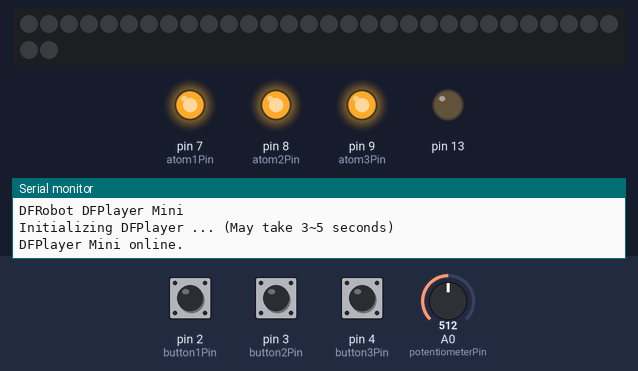
Simulated run of this sketch. Board: Arduino Mega 2560, built with avr-gcc and run on an emulated ATmega2560. On the bench: 32 RGB LEDs in strip order, left to right, continuing on the next row, output pins drawn as LEDs (lit = HIGH), the last lines printed to the serial monitor. The inputs (shaded band) are chosen by the test bench; at power-on: pin 2 (button1Pin) HIGH, pin 3 (button2Pin) HIGH, pin 4 (button3Pin) HIGH, A0 (potentiometerPin) = 512. Random numbers use the default seed unless the sketch sets one; the audio player accepts every command and is not drawn.

Above: at 1.7 s.
1.8 s: pin 2 (button1Pin) pulled LOW for 1 s
At 2.9 s:
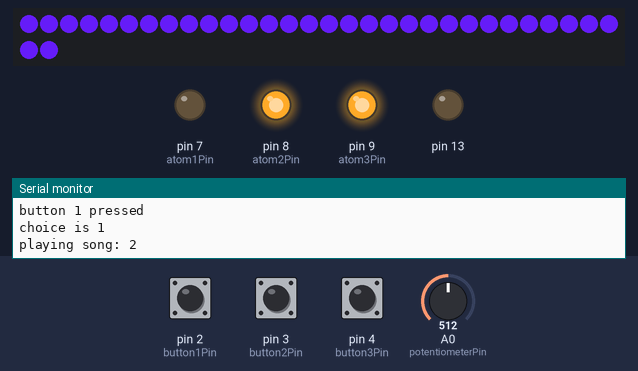
4.3 s: pin 3 (button2Pin) pulled LOW for 1 s
At 5.6 s:
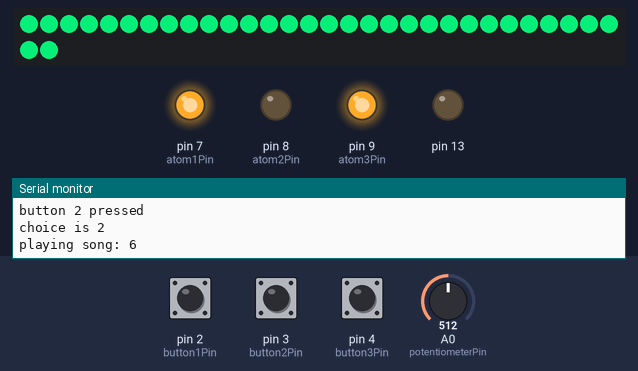
6.8 s: pin 4 (button3Pin) pulled LOW for 1 s
At 8.9 s:
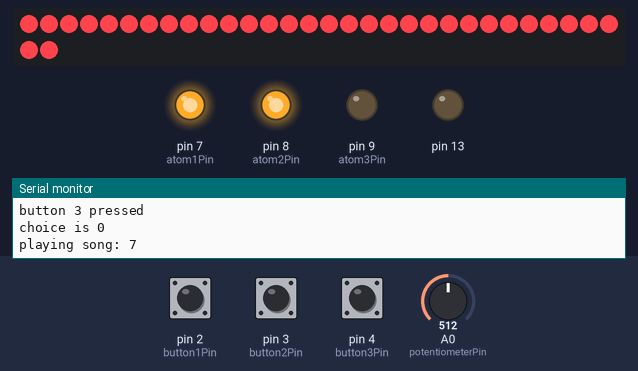
9.3 s: A0 (potentiometerPin) set to 20
11.0 s: A0 (potentiometerPin) set to 122
13.0 s: pin 2 (button1Pin) pulled LOW for 1 s
At 14.8 s:
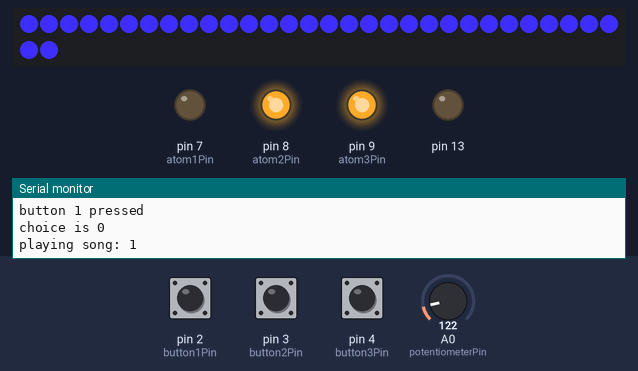
Timing chart, 0 to 16.3 s (numbered marks = the images above; inputs shaded):
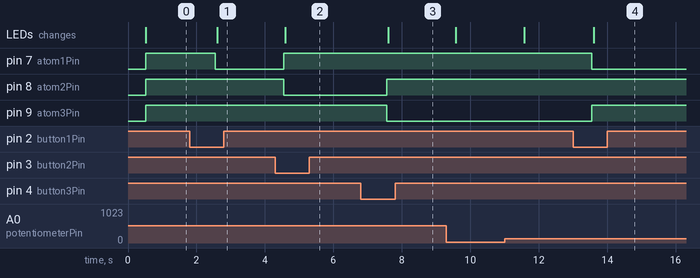

Measured:
- after the input at 1.8 s, pin 7 (atom1Pin): HIGH → LOW after 0.75 s; the LEDs: change after 0.80 s (image 1)
- after the input at 4.3 s, pin 7 (atom1Pin): LOW → HIGH after 0.25 s; pin 8 (atom2Pin): HIGH → LOW after 0.25 s; the LEDs: change after 0.30 s (image 2)
- after the input at 6.8 s, pin 8 (atom2Pin): LOW → HIGH after 0.75 s; pin 9 (atom3Pin): HIGH → LOW after 0.75 s; the LEDs: change after 0.80 s (image 3)
- after the input at 13.0 s, pin 7 (atom1Pin): HIGH → LOW after 0.55 s; pin 9 (atom3Pin): LOW → HIGH after 0.55 s; the LEDs: change after 0.60 s (image 4)

The sketch:

final_project_code.ino
```cpp
#include "DFRobotDFPlayerMini.h"
#include <Adafruit_NeoPixel.h>
#include <arduino-timer.h>

// Neopixel values
#define PIXEL_PIN 5
#define NUMPIXELS 32
#define DELAYVAL 500 // Time (in milliseconds) to pause between pixels

DFRobotDFPlayerMini myDFPlayer;
Adafruit_NeoPixel pixels(NUMPIXELS, PIXEL_PIN, NEO_GRB + NEO_KHZ800);
auto timer = timer_create_default();

// pins + constants
const int button1Pin = 2; //use digital pins
const int button2Pin = 3;
const int button3Pin = 4;

const int atom1Pin = 7;
const int atom2Pin = 8;
const int atom3Pin = 9;

const int potentiometerPin = A0;
const int maxRGBValue = 255;

// values
int button1 = 0;
int button2 = 0;
int button3 = 0;
int potentiometerVal = 0;

// for colors
int mappedRed = 0;
int mappedGreen = 0;
int mappedBlue = 0;

// keep track of current state (i.e. sleep, focus, boost)
int previousPotentiometerVal = 0;
int currentState = 0;

// for song choices
int songNumber = 1;
int sleepSongs[] = {1, 2, 3};
int focusSongs[] = {4, 5, 6};
int boostSongs[] = {7, 8, 9};

void setup()
{

  // for testing
  pinMode(13, OUTPUT);
  digitalWrite(13, LOW);

  // Serial
  Serial.begin(115200);
  Serial1.begin(9600);

  Serial.println("setup()");

  // DFPlayerMini setup - from DFPlayerMini example
  Serial.println(F("DFRobot DFPlayer Mini"));
  Serial.println(F("Initializing DFPlayer ... (May take 3~5 seconds)"));

  //Use softwareSerial to communicate with board
  if (!myDFPlayer.begin(Serial1)) {

    digitalWrite(13, HIGH);

    Serial.println(F("Unable to begin:"));
    Serial.println(F("1.Please recheck the connection!"));
    Serial.println(F("2.Please insert the SD card!"));
  }

  Serial.println(F("DFPlayer Mini online."));
  myDFPlayer.volume(0);

  // Neopixel
  pixels.begin();

  // Set up pin modes - Input
  pinMode(button1Pin, INPUT_PULLUP);
  pinMode(button2Pin, INPUT_PULLUP);
  pinMode(button3Pin, INPUT_PULLUP);

  pinMode(potentiometerPin, INPUT);

  // Output
  pinMode(atom1Pin, OUTPUT);
  pinMode(atom2Pin, OUTPUT);
  pinMode(atom3Pin, OUTPUT);

  // Initially turn off atomizers
  digitalWrite(atom1Pin, HIGH);
  digitalWrite(atom2Pin, HIGH);
  digitalWrite(atom3Pin, HIGH);

  // Set up timer function
  timer.every(1000, run_logic);

}

void loop() {

  // From DFPlayerMini example - get status
  if (myDFPlayer.available()) {
    printDetail(myDFPlayer.readType(), myDFPlayer.read());
  }

  // From timer example - timer tick
  timer.tick();

}

// Function with main logic
void run_logic() {

  // From Adafruit pixel example
  pixels.clear();

  // get status of which button was pressed
  button1 = digitalRead(button1Pin);
  button2 = digitalRead(button2Pin);
  button3 = digitalRead(button3Pin);

  // Potentiometer value
  potentiometerVal = analogRead(potentiometerPin);
  myDFPlayer.volume(20);

  // Change the pixel shade if the potentiometer was rotated (threshold of 30)
  if(abs(potentiometerVal - previousPotentiometerVal) > 30) {

    // Map colors
    mapPixelAndSetColor(currentState);

    // Update previous potentiometer value
    previousPotentiometerVal = potentiometerVal;
  }

  // Option 1 - SLEEP
  if(button1 == LOW) {
    Serial.println("button 1 pressed");

    // Play music
    myDFPlayer.stop();
    songNumber = getSongNumber(1);
    myDFPlayer.play(songNumber);

    // Turn first atomizer on
    setAtomizers(LOW, HIGH, HIGH);

    // Set neopixel colour
    mapPixelAndSetColor(1);

    // Set current state to 1
    currentState = 1;

  } // Option 2 - FOCUS
  else if(button2 == LOW) {
    Serial.println("button 2 pressed");

    // Play music
    myDFPlayer.stop();
    songNumber = getSongNumber(2);
    myDFPlayer.play(songNumber);

    // Set second atomizer on
    setAtomizers(HIGH, LOW, HIGH);

    // Set neopixel colour
    mapPixelAndSetColor(2);

    // Set current state to 2
    currentState = 2;

  } // Option 3 - BOOST
  else if(button3 == LOW) {
    Serial.println("button 3 pressed");

    // Play music
    myDFPlayer.stop();
    songNumber = getSongNumber(3);
    myDFPlayer.play(songNumber);

    // Set third atomizer on
    setAtomizers(HIGH, HIGH, LOW);

    // Set neopixel colour
    mapPixelAndSetColor(3);

    // Set current state to 3
    currentState = 3;
  }

  return true;

}

// From DFPlayer mini example
void printDetail(uint8_t type, int value){
  switch (type) {
    case TimeOut:
      Serial.println(F("Time Out!"));
      break;
    case WrongStack:
      Serial.println(F("Stack Wrong!"));
      break;
    case DFPlayerCardInserted:
      Serial.println(F("Card Inserted!"));
      break;
    case DFPlayerCardRemoved:
      Serial.println(F("Card Removed!"));
      break;
    case DFPlayerCardOnline:
      Serial.println(F("Card Online!"));
      break;
    case DFPlayerPlayFinished:
      Serial.print(F("Number:"));
      Serial.print(value);
      Serial.println(F(" Play Finished!"));
      break;
    case DFPlayerError:
      Serial.print(F("DFPlayerError:"));
      switch (value) {
        case Busy:
          Serial.println(F("Card not found"));
          break;
        case Sleeping:
          Serial.println(F("Sleeping"));
          break;
        case SerialWrongStack:
          Serial.println(F("Get Wrong Stack"));
          break;
        case CheckSumNotMatch:
          Serial.println(F("Check Sum Not Match"));
          break;
        case FileIndexOut:
          Serial.println(F("File Index Out of Bound"));
          break;
        case FileMismatch:
          Serial.println(F("Cannot Find File"));
          break;
        case Advertise:
          Serial.println(F("In Advertise"));
          break;
        default:
          break;
      }
      break;
    default:
      break;
  }
}

// Helper function - set NeoPixel color to provided R, G, B values
void pixelSetColor(int R, int G, int B) {

  for(int i=0; i<NUMPIXELS; i++) {
    pixels.setPixelColor(i, pixels.Color(R, G, B));
    pixels.show();
  }
}

// Helper function - set atomizers to on and off
void setAtomizers(int atom1, int atom2, int atom3) {
  digitalWrite(atom1Pin, atom1);
  digitalWrite(atom2Pin, atom2);
  digitalWrite(atom3Pin, atom3);
}

// Helper function - given a state, map the potentiometer value
// to a set of specific R, G, B values and set the neopixel accordingly
void mapPixelAndSetColor(int state) {

  if(state == 0) {
    pixels.clear();
    return;
  }

  if(state == 1) {
    // SLEEP
    mappedRed = map(potentiometerVal, 0, 1024, 51, 138);
    mappedGreen = map(potentiometerVal, 0, 1024, 51, 0);
    mappedBlue = map(potentiometerVal, 0, 1024, maxRGBValue, 204);
  } else if (state == 2) {
    // FOCUS
    mappedRed = map(potentiometerVal, 0, 1024, 10, 0);
    mappedGreen = map(potentiometerVal, 0, 1024, 255, 153);
    mappedBlue = map(potentiometerVal, 0, 1024, 153, 51);
  } else if (state == 3) {
    // BOOST
    mappedRed = maxRGBValue;
    mappedGreen = map(potentiometerVal, 0, 1024, 133, 0);
    mappedBlue = map(potentiometerVal, 0, 1024, 51, 102);
  }

  pixelSetColor(mappedRed, mappedGreen, mappedBlue);

}

// Helper function - calculate a random number between 0 and 2
// and index into appropriate songs array given the state
// Return the song number
int getSongNumber(int state) {

  int song = 0;
  int choice = rand() % 3; // get a random number between 0 and 2
  Serial.println("choice is "+ String(choice));
  if(state == 1) {
    // SLEEP
    song = sleepSongs[choice];
  } else if(state == 2) {
    // FOCUS
    song = focusSongs[choice];
  } else if(state == 3){
    // BOOST
    song = boostSongs[choice];
  }

  Serial.println("playing song: " + String(song));
  return song;

}
```
